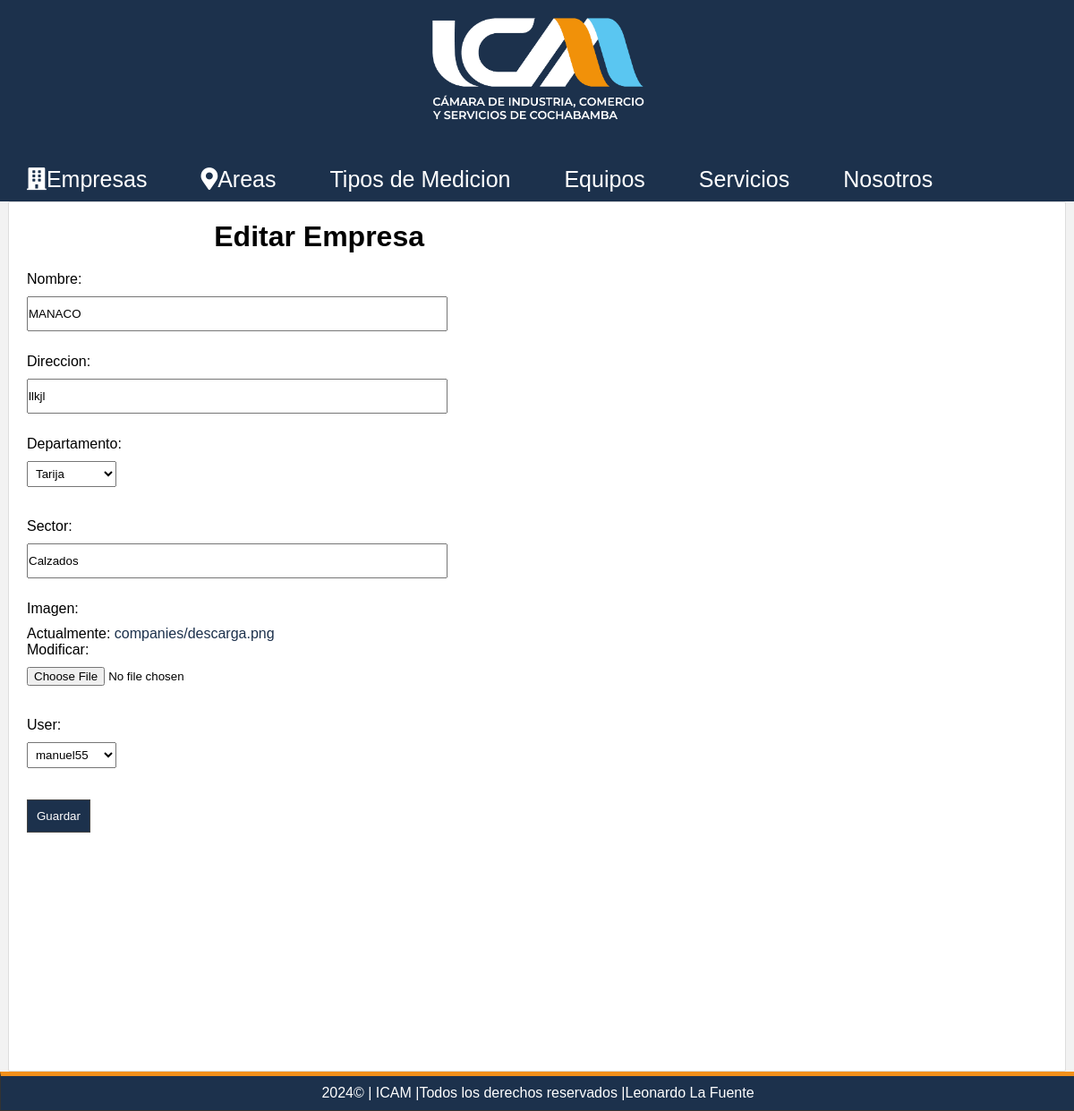
The page /editar-empresa/4/ (signed in) on the database as committed earlier.
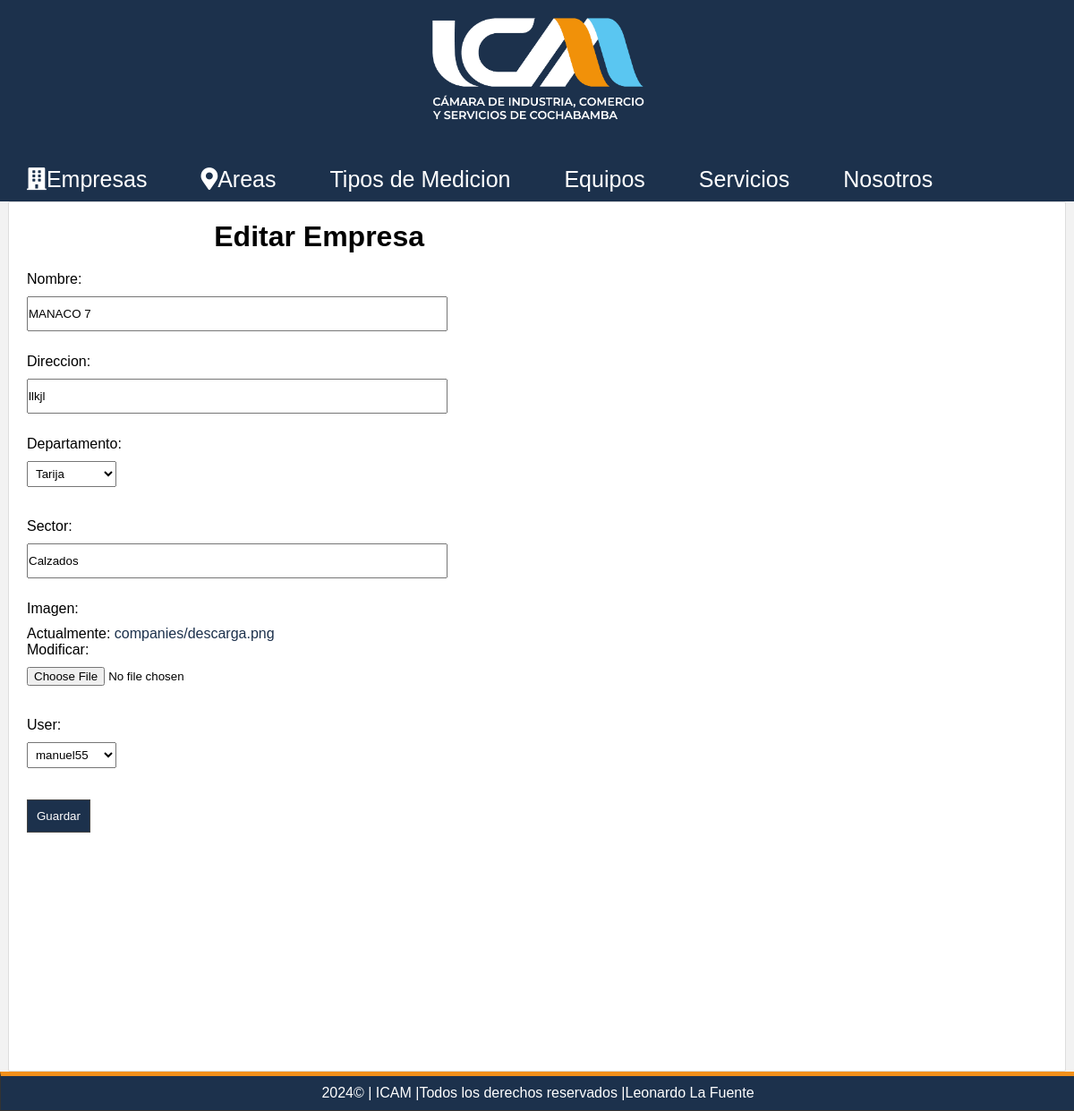
The same page on the database as committed later.
### record/models.py (models this page shows, shortened)
class Company(models.Model):
    name = models.CharField(max_length=200,verbose_name='Nombre')
    address = models.CharField(max_length=300,verbose_name='Direccion')
    department = models.CharField(max_length=200,verbose_name='Departamento',choices=DEPARTMENT_CHOICES)
    sector = models.CharField(max_length=200, verbose_name='Sector')
    image = models.ImageField(default='null',verbose_name="Imagen",upload_to="companies")
    created_at = models.DateTimeField(auto_now_add=True,verbose_name="Creado el")
    user = models.ForeignKey(User, on_delete=models.CASCADE)
    class Meta:
        verbose_name='Empresa'
        verbose_name_plural='Empresas'

### record/views.py (the view)
# urls.py: path('editar-empresa/<int:company_id>/', views.edit_company, name='edit_company'),
@login_required
def edit_company(request, company_id):
    company = get_object_or_404(Company, id=company_id)
    if request.method == 'POST':
        form = CompanyForm(request.POST, request.FILES, instance=company)
        if form.is_valid():
            form.save()
            messages.success(request, "Empresa editada con éxito")
            return redirect('index')
    else:
        form = CompanyForm(instance=company)
    return render(request, 'mainapp/edit_company.html', {'form': form})

### mainapp/forms.py
class CompanyForm(forms.ModelForm):
    class Meta:
        model = Company
        fields = '__all__'  # Todos los campos del modelo Company

### pages/context_processors.py (called while the page is built)
def get_pages(request):
    pages = Page.objects.filter(visible=True).order_by('order').values_list('id','title','slug')
    return {
        'pages':pages
    }

### record/processor.py (called while the page is built)
def get_areas(request):
    if request.user.is_authenticated and 'selected_company_id' in request.session:
        try:
            company = Company.objects.get(id=request.session['selected_company_id'])
            areas = Area.objects.filter(company=company).values_list('id', 'name')
            return {
                'areas': areas,
            }
        except Company.DoesNotExist:
            return {
                'areas': [],
            }
    else:
        return {
            'areas': [],
        }

### mainapp/templates/mainapp/edit_company.html (shortened to what this page needs)
{% extends "layouts/layout.html" %}
{% block content %}
<h1>Editar Empresa</h1>
<form method="post" enctype="multipart/form-data">
    {{ form.as_p }}
    <button type="submit">Guardar</button>
</form>
{% endblock %}

Rows that differ between the two databases and show on the page:
changed Company "llkjl": name "MANACO" → "MANACO 7"
